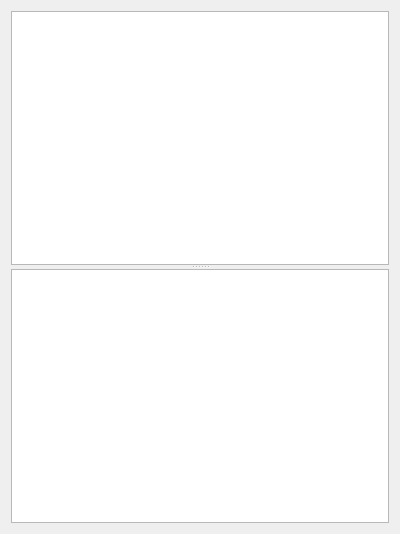
<?xml version="1.0" encoding="UTF-8"?>
<ui version="4.0">
 <class>Form</class>
 <widget class="QWidget" name="Form">
  <property name="geometry">
   <rect>
    <x>0</x>
    <y>0</y>
    <width>400</width>
    <height>534</height>
   </rect>
  </property>
  <property name="windowTitle">
   <string>Form</string>
  </property>
  <layout class="QVBoxLayout" name="verticalLayout">
   <item>
    <widget class="QSplitter" name="splitter_2">
     <property name="orientation">
      <enum>Qt::Vertical</enum>
     </property>
     <widget class="CategoryTreeView" name="categoryTreeView"/>
     <widget class="QSplitter" name="splitter">
      <property name="orientation">
       <enum>Qt::Vertical</enum>
      </property>
      <widget class="ParameterTree" name="treeWidget">
       <attribute name="headerVisible">
        <bool>false</bool>
       </attribute>
       <column>
        <property name="text">
         <string notr="true">1</string>
        </property>
       </column>
      </widget>
     </widget>
    </widget>
   </item>
  </layout>
 </widget>
 <customwidgets>
  <customwidget>
   <class>ParameterTree</class>
   <extends>QTreeWidget</extends>
   <header>pyqtgraph.parametertree</header>
  </customwidget>
  <customwidget>
   <class>CategoryTreeView</class>
   <extends>QTreeView</extends>
   <header>uiModules.CategoryTree</header>
  </customwidget>
 </customwidgets>
 <resources/>
 <connections/>
</ui>
